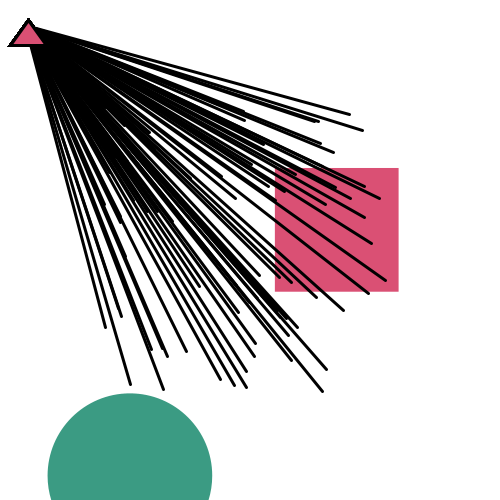
Frame 1 (no input)
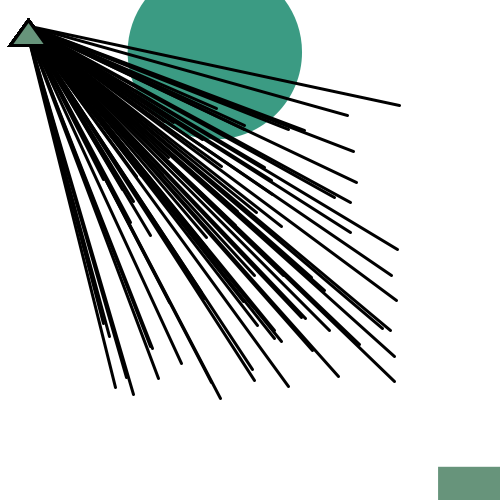
Frame 60 (the mouse pressed at the canvas centre just before this capture)
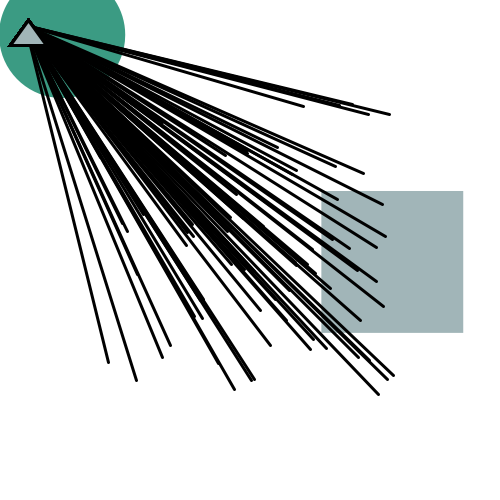
Frame 120 (the mouse held since frame 60 and released just before this capture)

The Processing sketch that drew these frames (run headless with seeded random() and noise(); from frame 60 on, the mouse is pressed at the canvas centre):

// Processing sketch: processing_58702
// ── processing_58702.pde

void setup(){ // definiçoes do setup
  size(500,500); // tamanho janela
  smooth();  // suavizar o contorno
  frameRate(5); // numero de frames por segundo
}


void draw(){ // definiçoes do void draw
  background(255); // cor fundo
  
  float diametroe = random(100,200); // atribui variavel de um valor aliatorio para diametro
  
  //elipse
    noStroke();  // sem contorno
   fill(59,155,131); // cor de fundo
   ellipse(random(500),random(500),diametroe,diametroe);
   
   
   
  // quadrado
   float diametroq = random(100,200); // criar uma variavel e atribuir um valor
   float r = random(255); // criar uma variavel para cor vermelha
   float g = random(255); // criar uma variavel para cor verde
   float b = random(255); // criar uma variavel para cor azul
 
  
   fill(r,g,b); // preenchimento
   rect(random(500),random(500),diametroq,diametroq); // desenho rectangulo
   
   
  //crar varios circulos
  
  int totalObjectctos = 80;
  
  for ( int i = 1; i < totalObjectctos; i = i +1){
  
  
      float posX = random(100,400);  // variavel para posiçao x
      float posY = random(100,400); // variavel para posiçao y

      
  // linha    
      float dis = random(25,25);
      stroke(0); // linha contorno
      strokeWeight(3); // espessura
      line(posX,posY,dis,dis); // desenho linha
      
    triangle(10, 45, 28, 20, 46, 45); // desenho triangulo
  
  }
 }
